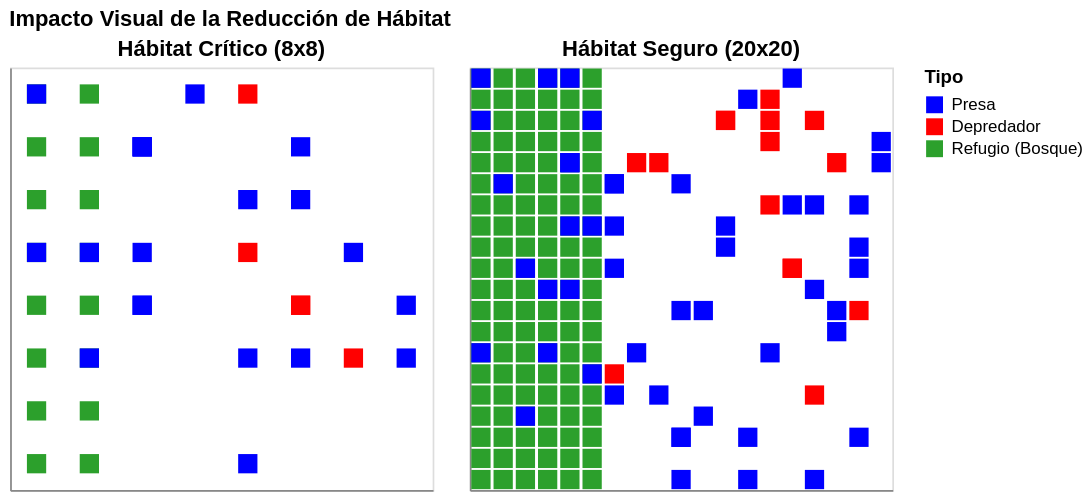

The specification (Vega-Lite) saved for this image:
### Vega-Lite specification from a JSON file in a GitHub repository (floating-point values rounded to 4 significant figures; data arrays with more than 128 entries replaced by an {"elided": "..."} marker saying what was removed)
{"config": {"view": {"continuousWidth": 300, "continuousHeight": 300}}, "hconcat": [{"data": {"name": "data-84e6ab280a4fec96e3407f5f1e32e7b4"}, "mark": {"type": "square", "opacity": 1, "size": 130}, "encoding": {"color": {"field": "Tipo", "scale": {"domain": ["Presa", "Depredador", "Refugio (Bosque)"], "range": ["blue", "red", "#2ca02c"]}, "type": "nominal"}, "tooltip": [{"field": "x", "type": "quantitative"}, {"field": "y", "type": "quantitative"}, {"field": "Tipo", "type": "nominal"}], "x": {"axis": {"labels": false, "ticks": false, "title": null}, "field": "x", "type": "ordinal"}, "y": {"axis": {"labels": false, "ticks": false, "title": null}, "field": "y", "sort": "descending", "type": "ordinal"}}, "height": 250, "title": "Hábitat Crítico (8x8)", "width": 250}, {"data": {"name": "data-193f0118548114a03c21f36e4348c3d1"}, "mark": {"type": "square", "opacity": 1, "size": 130}, "encoding": {"color": {"field": "Tipo", "scale": {"domain": ["Presa", "Depredador", "Refugio (Bosque)"], "range": ["blue", "red", "#2ca02c"]}, "type": "nominal"}, "tooltip": [{"field": "x", "type": "quantitative"}, {"field": "y", "type": "quantitative"}, {"field": "Tipo", "type": "nominal"}], "x": {"axis": {"labels": false, "ticks": false, "title": null}, "field": "x", "type": "ordinal"}, "y": {"axis": {"labels": false, "ticks": false, "title": null}, "field": "y", "sort": "descending", "type": "ordinal"}}, "height": 250, "title": "Hábitat Seguro (20x20)", "width": 250}], "resolve": {"scale": {"color": "shared"}}, "title": "Impacto Visual de la Reducción de Hábitat", "$schema": "https://vega.github.io/schema/vega-lite/v6.1.0.json", "datasets": {"data-84e6ab280a4fec96e3407f5f1e32e7b4": [{"x": 0, "y": 0, "Tipo": "Refugio (Bosque)"}, {"x": 0, "y": 1, "Tipo": "Refugio (Bosque)"}, {"x": 0, "y": 2, "Tipo": "Refugio (Bosque)"}, {"x": 0, "y": 3, "Tipo": "Refugio (Bosque)"}, {"x": 0, "y": 4, "Tipo": "Refugio (Bosque)"}, {"x": 0, "y": 5, "Tipo": "Refugio (Bosque)"}, {"x": 0, "y": 6, "Tipo": "Refugio (Bosque)"}, {"x": 0, "y": 7, "Tipo": "Refugio (Bosque)"}, {"x": 1, "y": 0, "Tipo": "Refugio (Bosque)"}, {"x": 1, "y": 1, "Tipo": "Refugio (Bosque)"}, {"x": 1, "y": 2, "Tipo": "Refugio (Bosque)"}, {"x": 1, "y": 3, "Tipo": "Refugio (Bosque)"}, {"x": 1, "y": 4, "Tipo": "Refugio (Bosque)"}, {"x": 1, "y": 5, "Tipo": "Refugio (Bosque)"}, {"x": 1, "y": 6, "Tipo": "Refugio (Bosque)"}, {"x": 1, "y": 7, "Tipo": "Refugio (Bosque)"}, {"x": 0, "y": 7, "Tipo": "Presa"}, {"x": 2, "y": 4, "Tipo": "Presa"}, {"x": 6, "y": 4, "Tipo": "Presa"}, {"x": 5, "y": 6, "Tipo": "Presa"}, {"x": 0, "y": 4, "Tipo": "Presa"}, {"x": 3, "y": 7, "Tipo": "Presa"}, {"x": 4, "y": 0, "Tipo": "Presa"}, {"x": 5, "y": 5, "Tipo": "Presa"}, {"x": 2, "y": 6, "Tipo": "Presa"}, {"x": 2, "y": 3, "Tipo": "Presa"}, {"x": 1, "y": 2, "Tipo": "Presa"}, {"x": 4, "y": 5, "Tipo": "Presa"}, {"x": 2, "y": 6, "Tipo": "Presa"}, {"x": 4, "y": 2, "Tipo": "Presa"}, {"x": 2, "y": 3, "Tipo": "Presa"}, {"x": 2, "y": 6, "Tipo": "Presa"}, {"x": 7, "y": 2, "Tipo": "Presa"}, {"x": 7, "y": 3, "Tipo": "Presa"}, {"x": 1, "y": 4, "Tipo": "Presa"}, {"x": 5, "y": 2, "Tipo": "Presa"}, {"x": 4, "y": 7, "Tipo": "Depredador"}, {"x": 5, "y": 3, "Tipo": "Depredador"}, {"x": 4, "y": 4, "Tipo": "Depredador"}, {"x": 6, "y": 2, "Tipo": "Depredador"}, {"x": 5, "y": 3, "Tipo": "Depredador"}], "data-193f0118548114a03c21f36e4348c3d1": {"elided": "185 records"}}}
